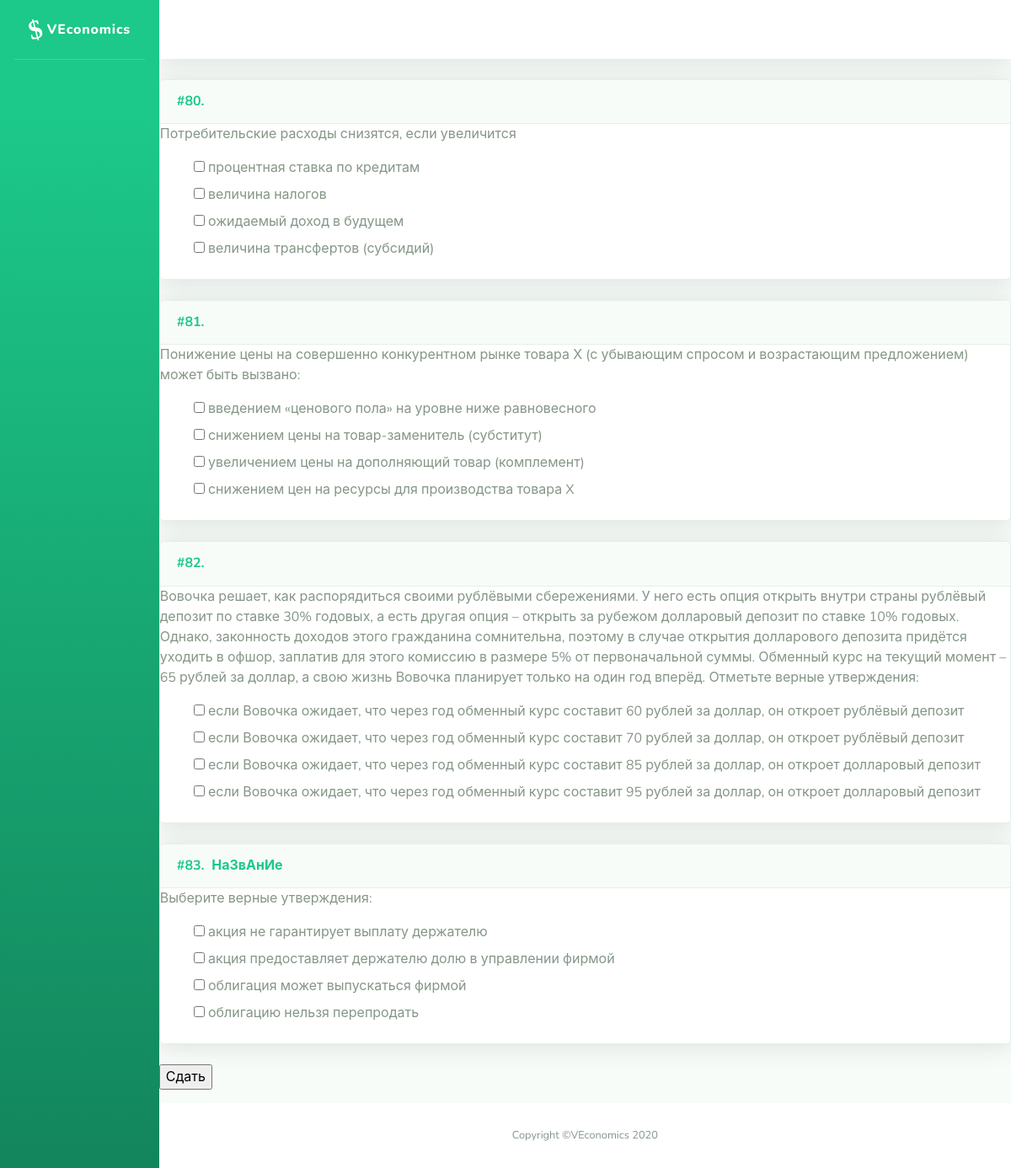
The app's page /problems/testset/4 with its own data.
### problems/models.py (models this page shows, shortened)
class Problem(models.Model):
    name = models.CharField('Название', max_length=200, blank=True, null=True)
    task = RichTextUploadingField('Условие')
    problem_type = models.IntegerField('Тип задачи', choices=TYPE_CHOICES, blank=False, null=False, default=0)
    short_answer = models.CharField('Ответ (для автоматической проверки)', max_length=200, blank=True)
    yesno_answer = models.IntegerField('Ответ ДА/НЕТ', choices=YESNO_CHOICES, blank=True, default=None)
    solution = RichTextUploadingField('Решение', blank=True)
    hint = RichTextUploadingField('Подсказка', blank=True)
    topics = models.ManyToManyField(Topic, related_name="problems", verbose_name='Темы')
    assignments = models.ManyToManyField(User, through='Assignment', through_fields=['problem', 'person'])
    class Meta:
        ordering = ['id']

### problems/views.py (the view)
# urls.py: path('testset/<int:pk>', views.testset, name='testset'),
def testset(request, pk):
    result = []
    assigned_testset = TestSetAssignment.objects.get(pk=pk)
    for problem in assigned_testset.test_set.problems.all():
        problem.form = SubmitForm(prefix=str(problem.id), problem=problem)
        result.append(problem)
    return render(request, 'problems/solve_testset.html', {'assigned_tests': result, 'assigned': assigned_testset})

### problems/models.py (called while the page is built)
    def __str__(self):
        return mark_safe(self.text)

### problems/templates/problems/solve_testset.html (shortened to what this page needs)
{% extends "problems/sb/base.html" %}
{% block content %}
   <form method="POST" action="{% url 'check_testset' %}">
       {% for problem in assigned_tests %}
            {% include 'problems/problem.html' %}
       {% endfor %}
       <p><input type="submit" value="Сдать"></p>
   </form>
{% endblock %}

### problems/templates/problems/problem.html (shortened to what this page needs)
{% autoescape off%}
<div class="problem">
    <div class="card shadow mb-4">
        <div class="problem-header">
            <a class="d-block card-header py-3" role="button" aria-expanded="true" aria-controls="collapse">
                    <h6 class="m-0 font-weight-bold text-primary">
                        <div class="problem-id">
                            #{{ problem.id }}.&nbsp;
                        </div>
                        {% if problem.name %}
                            <div class="problem-name">
                                {{ problem.name }}&nbsp;
                            </div>
                        {% endif %}
                    </h6>
            </a>
        </div>
        <div class="collapse show" id="problem-{{ problem.id }}">
            <div class="problem-task">
                {{ problem.task }}
            </div>
            <div class="problem-solution">
                {% if 'teacher' in user.groups.all.0.name %}
                    <div class="right-solution">
                        <div class="collapse" id="solution-{{ problem.id }}">
                          {% include 'problems/problem_solution.html' %}
                        </div>
                        {% if problem.submit %}
                            {% include 'problems/student_answer.html' with object=problem.submit %}
                        {% endif %}
                    </div>
                {% elif problem.form %}
                    <div class="problem-student-form">
                            {{ problem.form.as_p }}
                    </div>
                {% elif problem.submit %}
                    {% include 'problems/student_answer.html' with object=problem.submit %}
                {% endif %}
            </div>
        </div>
    </div>
</div>
{% endautoescape %}

### problems/static/problems/main.css (style rules this page uses)
.problem-header { white-space:nowrap }
h6 div { display:inline-block; }
.problem-student-form ul { list-style-type:none; }

### records on screen
Problem: id "80", task "Потребительские расходы снизятся, если увеличится"
Problem: id "81", task "Понижение цены на совершенно конкурентном рынке товара Х (с убывающим спросом и возрастающим предложением) может быть вызвано:"
Problem: id "82", task "Вовочка решает, как распорядиться своими рублёвыми сбережениями. У него есть опция открыть внутри страны рублёвый депозит по ставке 30% годовых, а есть другая опция – открыть за рубежом долларовый депозит по ставке 10% годовых. Однако, законность доходов этого гражданина сомнительна, поэтому в случае открытия долларового депозита придётся уходить в офшор, заплатив для этого комиссию в размере 5% от первоначальной суммы. Обменный курс на текущий момент – 65 рублей за доллар, а свою жизнь Вовочка планирует только на один год вперёд. Отметьте верные утверждения:"
Problem: id "83", name "НаЗвАнИе", task "Выберите верные утверждения:"
